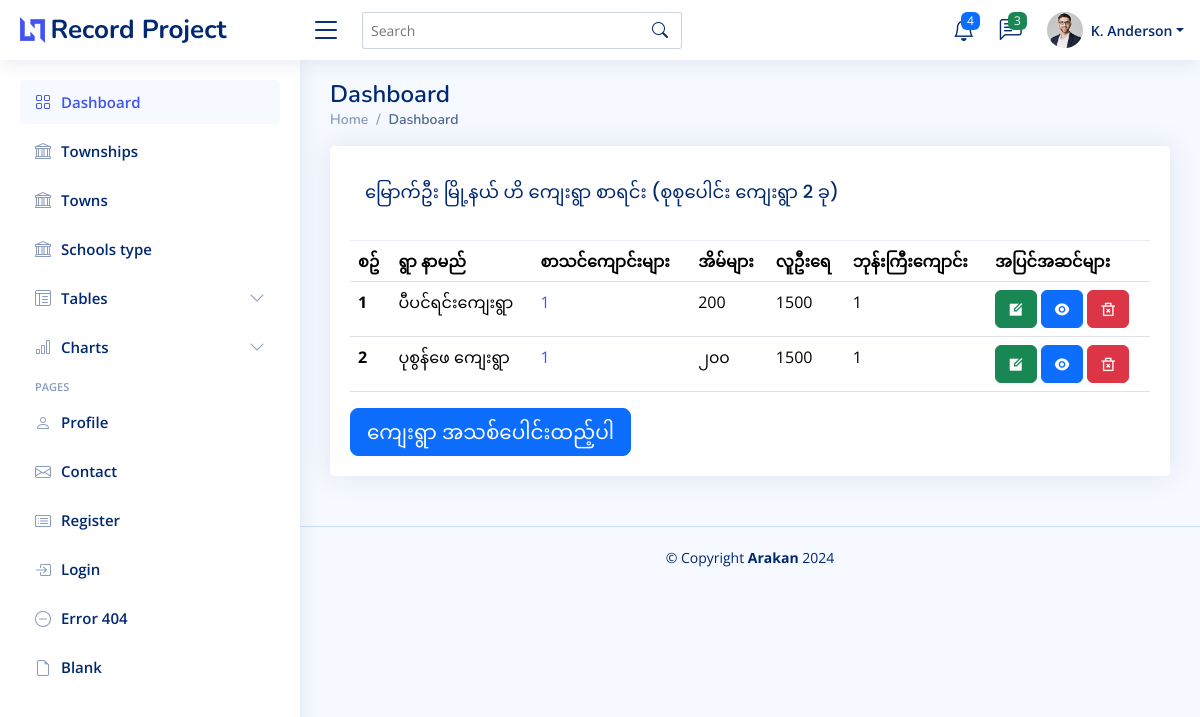
Page /township_detail/2/detail on the earlier database version.
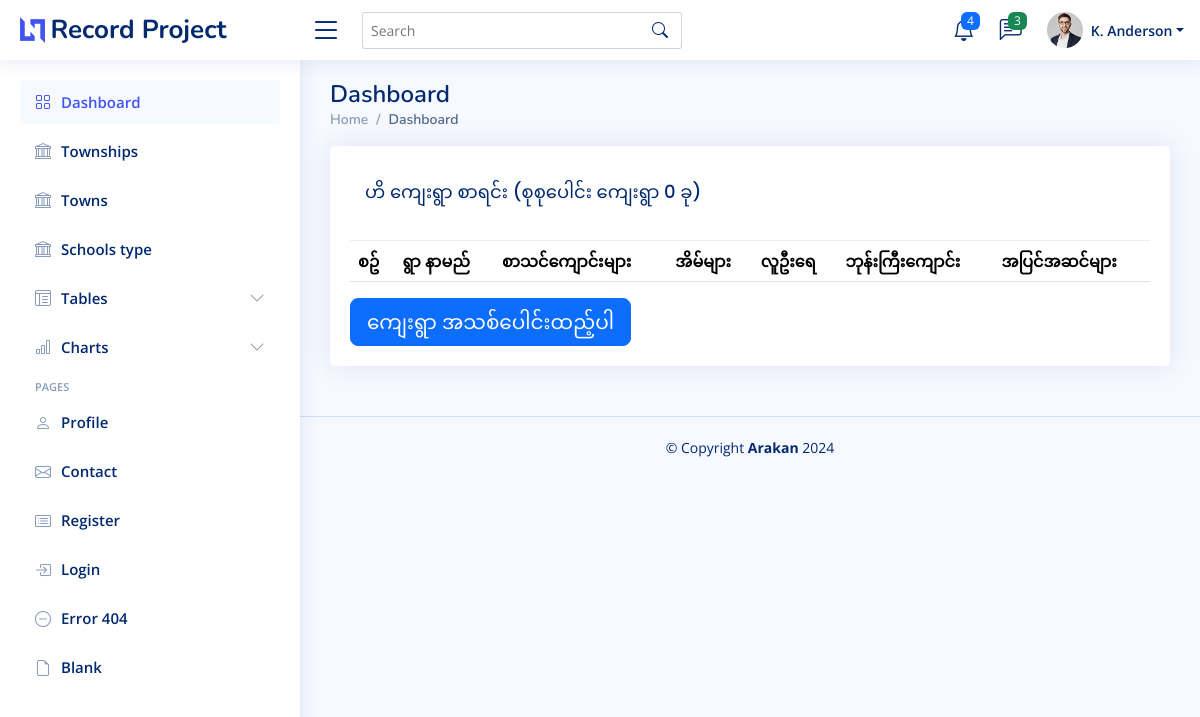
Same page on the later database version.
### myapp/models.py (models this page shows, shortened)
class Village(models.Model):
    township = models.ForeignKey(Township, on_delete=models.CASCADE)
    schools = models.IntegerField( blank=True)
    houses = models.IntegerField( blank=True)
    populations = models.IntegerField(blank=True)
    monestaries = models.IntegerField( blank=True)
    name = models.CharField(max_length=200)

class Township(models.Model):
    name = models.CharField(max_length=255)

### myapp/views.py (the view)
# urls.py: path('township_detail/<int:pk>/detail', views.township_detail, name="township_detail_page"),
def township_detail(request, pk=id):
    township = Township.objects.filter()
    villages = Village.objects.filter(township_id=pk)
    context = {
        'township':township,
        'villages':villages,
    }
    return render(request, 'township/township_detail.html', context)

### myapp/templates/township/township_detail.html (shortened to what this page needs)
{% extends "partials/master.html" %}
{% block content %}
<main id="main" class="main">
    <div class="pagetitle">
      <h1>Dashboard</h1>
      <nav>
        <ol class="breadcrumb">
          <li class="breadcrumb-item"><a href="{% url "homepage" %}">Home</a></li>
          <li class="breadcrumb-item active">Dashboard</li>
        </ol>
      </nav>
    </div>
    <section class="section dashboard">
      <div class="row">
        <div class="col col-lg-12">
            <div class="card">
            <div class="card-body">
              <div class="card-header">
                <h5 class="card-title">{{ villages.first.township.name }} ဟိ ကျေးရွာ စာရင်း (စုစုပေါင်း ကျေးရွာ {{villages.count }} ခု)</h5>
              </div>
              <table class="table">
                <thead>
                  <tr>
                    <th scope="col">စဥ်</th>
                    <th scope="col">ရွာ နာမည်</th>
                    <th scope="col">စာသင်ကျောင်းများ</th>
                    <th scope="col">အိမ်များ</th>
                    <th scope="col">လူဦးရေ</th>
                    <th scope="col">ဘုန်းကြီးကျောင်း</th>
                    <th scope="col">အပြင်အဆင်များ</th>
                  </tr>
                </thead>
                <tbody>
                    {% for village in villages %}
                    <tr>
                      <th scope="row">{{ forloop.counter }}</th>
                      <td>{{ village.name }}</td>
                      <td><a href="{% url "schools_page" %}">{{ village.schools }}</a></td>
                      <td>{{ village.houses }}</td>
                      <td>{{ village.populations }}</td>
                      <td>{{ village.monestaries }}</td>
                      <td>
                          <a href="{% url "update_village_page"  village.id %}" class="btn btn-success"> <i class="ri ri-edit-box-fill"></i></a>
                          <a href="" class="btn btn-primary"> <i class="ri ri-eye-fill"></i></a>
                          <a href="{% url "delete_village_page" village.id %}" class="btn btn-danger"> <i class="ri ri-delete-bin-2-line"></i></a>
                      </td>
                    </tr>
                    {% endfor %}
                </tbody>
              </table>
              <div>
                <a href="{% url "create_village_page" %}" class="btn btn-primary btn-lg">ကျေးရွာ အသစ်ပေါင်းထည့်ပါ</a>
              </div>
            </div>
            </div>
        </div>
      </div>
    </section>
</main>
{% endblock content %}

### myapp/templates/partials/master.html (shortened to what this page needs)
{% load static %}
<!DOCTYPE html>
<html lang="en">
<head>
  <link href="{% static "assets/vendor/bootstrap/css/bootstrap.min.css"%}" rel="stylesheet">
  <link href="{% static "assets/vendor/bootstrap-icons/bootstrap-icons.css"%}" rel="stylesheet">
  <link href="{% static "assets/vendor/boxicons/css/boxicons.min.css"%}" rel="stylesheet">
  <link href="{% static "assets/vendor/quill/quill.snow.css"%}" rel="stylesheet">
  <link href="{% static "assets/vendor/quill/quill.bubble.css"%}" rel="stylesheet">
  <link href="{% static "assets/vendor/remixicon/remixicon.css"%}" rel="stylesheet">
  <link href="{% static "assets/vendor/simple-datatables/style.css"%}" rel="stylesheet">
  <link href="{% static "assets/css/style.css"%}" rel="stylesheet">
</head>
<body>
  {% include "partials/header.html" %}
  {% include "partials/sidebar.html" %}
  {% block content %}
  {% endblock content %}
  {% include "partials/footer.html" %}
</body>
</html>

### myapp/templates/partials/header.html (shortened to what this page needs)
<header id="header" class="header fixed-top d-flex align-items-center">
    <div class="d-flex align-items-center justify-content-between">
      <a href="index.html" class="logo d-flex align-items-center">
        <img src="assets/img/logo.png" alt="">
        <span class="d-none d-lg-block">Record Project</span>
      </a>
      <i class="bi bi-list toggle-sidebar-btn"></i>
    </div>
    <div class="search-bar">
      <form class="search-form d-flex align-items-center" method="POST" action="#">
        <input type="text" name="query" placeholder="Search" title="Enter search keyword">
        <button type="submit" title="Search"><i class="bi bi-search"></i></button>
      </form>
    </div>
    <nav class="header-nav ms-auto">
      <ul class="d-flex align-items-center">
        <li class="nav-item dropdown">
          <a class="nav-link nav-icon" href="#" data-bs-toggle="dropdown">
            <i class="bi bi-bell"></i>
            <span class="badge bg-primary badge-number">4</span>
          </a>
        </li>
        <li class="nav-item dropdown">
          <a class="nav-link nav-icon" href="#" data-bs-toggle="dropdown">
            <i class="bi bi-chat-left-text"></i>
            <span class="badge bg-success badge-number">3</span>
          </a>
        </li>
        <li class="nav-item dropdown pe-3">
          <a class="nav-link nav-profile d-flex align-items-center pe-0" href="#" data-bs-toggle="dropdown">
            <img src="assets/img/profile-img.jpg" alt="Profile" class="rounded-circle">
            <span class="d-none d-md-block dropdown-toggle ps-2">K. Anderson</span>
          </a>
        </li>
      </ul>
    </nav>
  </header>

### myapp/templates/partials/sidebar.html (shortened to what this page needs)
<aside id="sidebar" class="sidebar">
    <ul class="sidebar-nav" id="sidebar-nav">
      <li class="nav-item">
        <a class="nav-link " href="{% url 'homepage' %}">
          <i class="bi bi-grid"></i>
          <span>Dashboard</span>
        </a>
      </li>
      <li class="nav-item">
        <a class="nav-link collapsed" href="{% url 'township_page' %}">
          <i class="bi bi-bank"></i>
          <span>Townships</span>
        </a>
      </li>
      <li class="nav-item">
        <a class="nav-link collapsed" href="{% url 'towns_page' %}">
          <i class="bi bi-bank"></i>
          <span>Towns</span>
        </a>
      </li>
      <li class="nav-item">
        <a class="nav-link collapsed" href="{% url 'school_type_page' %}">
          <i class="bi bi-bank"></i>
          <span>Schools type</span>
        </a>
      </li>
      <li class="nav-item">
        <a class="nav-link collapsed" data-bs-target="#tables-nav" data-bs-toggle="collapse" href="#">
          <i class="bi bi-layout-text-window-reverse"></i><span>Tables</span><i class="bi bi-chevron-down ms-auto"></i>
        </a>
      </li>
      <li class="nav-item">
        <a class="nav-link collapsed" data-bs-target="#charts-nav" data-bs-toggle="collapse" href="#">
          <i class="bi bi-bar-chart"></i><span>Charts</span><i class="bi bi-chevron-down ms-auto"></i>
        </a>
      </li>
      <li class="nav-heading">Pages</li>
      <li class="nav-item">
        <a class="nav-link collapsed" href="users-profile.html">
          <i class="bi bi-person"></i>
          <span>Profile</span>
        </a>
      </li>
      <li class="nav-item">
        <a class="nav-link collapsed" href="pages-contact.html">
          <i class="bi bi-envelope"></i>
          <span>Contact</span>
        </a>
      </li>
      <li class="nav-item">
        <a class="nav-link collapsed" href="pages-register.html">
          <i class="bi bi-card-list"></i>
          <span>Register</span>
        </a>
      </li>
      <li class="nav-item">
        <a class="nav-link collapsed" href="pages-login.html">
          <i class="bi bi-box-arrow-in-right"></i>
          <span>Login</span>
        </a>
      </li>
      <li class="nav-item">
        <a class="nav-link collapsed" href="pages-error-404.html">
          <i class="bi bi-dash-circle"></i>
          <span>Error 404</span>
        </a>
      </li>
      <li class="nav-item">
        <a class="nav-link collapsed" href="pages-blank.html">
          <i class="bi bi-file-earmark"></i>
          <span>Blank</span>
        </a>
      </li>
    </ul>
  </aside>

### myapp/templates/partials/footer.html
<footer id="footer" class="footer">
    <div class="copyright">
      &copy; Copyright <strong><span>Arakan</span></strong> {% now " Y "%}
    </div>
    <div class="credits">
    </div>
</footer>

### myapp/static/assets/css/style.css (style rules this page uses)
:root { scroll-behavior: smooth; }
body { font-family: "Open Sans", sans-serif; background: #f6f9ff; color: #444444; }
a { color: #4154f1; text-decoration: none; }
h1, h2, h3, h4, h5, h6 { font-family: "Nunito", sans-serif; }
#main { margin-top: 60px; padding: 20px 30px; transition: all 0.3s; }
.pagetitle { margin-bottom: 10px; }
.pagetitle h1 { font-size: 24px; margin-bottom: 0; font-weight: 600; color: #012970; }
.card { margin-bottom: 30px; border: none; border-radius: 5px; box-shadow: 0px 0 30px rgba(1, 41, 112, 0.1); }
.card-header, .card-footer { border-color: #ebeef4; background-color: #fff; color: #798eb3; padding: 15px; }
.card-title { padding: 20px 0 15px 0; font-size: 18px; font-weight: 500; color: #012970; font-family: "Poppins", sans-serif; }
.card-body { padding: 0 20px 20px 20px; }
.breadcrumb { font-size: 14px; font-family: "Nunito", sans-serif; color: #899bbd; font-weight: 600; }
.breadcrumb a { color: #899bbd; transition: 0.3s; }
.breadcrumb .breadcrumb-item::before { color: #899bbd; }
.breadcrumb .active { color: #51678f; font-weight: 600; }
.logo { line-height: 1; }
@media (min-width: 1200px) { .logo { width: 280px; } }
.logo img { max-height: 26px; margin-right: 6px; }
.logo span { font-size: 26px; font-weight: 700; color: #012970; font-family: "Nunito", sans-serif; }
.header { transition: all 0.5s; z-index: 997; height: 60px; box-shadow: 0px 2px 20px rgba(1, 41, 112, 0.1); background-color: #fff; padding-left: 20px; }
.header .toggle-sidebar-btn { font-size: 32px; padding-left: 10px; cursor: pointer; color: #012970; }
.header .search-bar { min-width: 360px; padding: 0 20px; }
.header .search-form { width: 100%; }
.header .search-form input { border: 0; font-size: 14px; color: #012970; border: 1px solid rgba(1, 41, 112, 0.2); padding: 7px 38px 7px 8px; border-radius: 3px; transition: 0.3s; width: 100%; }
.header .search-form button { border: 0; padding: 0; margin-left: -30px; background: none; }
.header .search-form button i { color: #012970; }
.header-nav ul { list-style: none; }
.header-nav>ul { margin: 0; padding: 0; }
.header-nav .nav-icon { font-size: 22px; color: #012970; margin-right: 25px; position: relative; }
.header-nav .nav-profile { color: #012970; }
.header-nav .nav-profile img { max-height: 36px; }
.header-nav .nav-profile span { font-size: 14px; font-weight: 600; }
.header-nav .badge-number { position: absolute; inset: -2px -5px auto auto; font-weight: normal; font-size: 12px; padding: 3px 6px; }
.sidebar { position: fixed; top: 60px; left: 0; bottom: 0; width: 300px; z-index: 996; transition: all 0.3s; padding: 20px; overflow-y: auto; scrollbar-width: thin; scrollbar-color: #aab7cf transparent; box-shadow: 0px 0px 20px rgba(1, 41, 112, 0.1); background-color: #fff; }
@media (min-width: 1200px) { #main, #footer { margin-left: 300px; } }
.sidebar-nav { padding: 0; margin: 0; list-style: none; }
.sidebar-nav li { padding: 0; margin: 0; list-style: none; }
.sidebar-nav .nav-item { margin-bottom: 5px; }
.sidebar-nav .nav-heading { font-size: 11px; text-transform: uppercase; color: #899bbd; font-weight: 600; margin: 10px 0 5px 15px; }
.sidebar-nav .nav-link { display: flex; align-items: center; font-size: 15px; font-weight: 600; color: #4154f1; transition: 0.3; background: #f6f9ff; padding: 10px 15px; border-radius: 4px; }
.sidebar-nav .nav-link i { font-size: 16px; margin-right: 10px; color: #4154f1; }
.sidebar-nav .nav-link.collapsed { color: #012970; background: #fff; }
.sidebar-nav .nav-link.collapsed i { color: #899bbd; }
.sidebar-nav .nav-link .bi-chevron-down { margin-right: 0; transition: transform 0.2s ease-in-out; }
.footer { padding: 20px 0; font-size: 14px; transition: all 0.3s; border-top: 1px solid #cddfff; }
.footer .copyright { text-align: center; color: #012970; }
.footer .credits { padding-top: 5px; text-align: center; font-size: 13px; color: #012970; }

Differences in the rows shown:
removed Village: first.township.name "မြောက်ဦး မြို့နယ်", name "ပီပင်ရင်းကျေးရွာ", schools "1", houses "200", populations "1500", monestaries "1"
removed Village: name "ပုစွန်ဖေ ကျေးရွာ", schools "1", houses "၂၀၀", populations "1500", monestaries "1"
Other differences:
{{ villages.count }}: "2" → "0"
